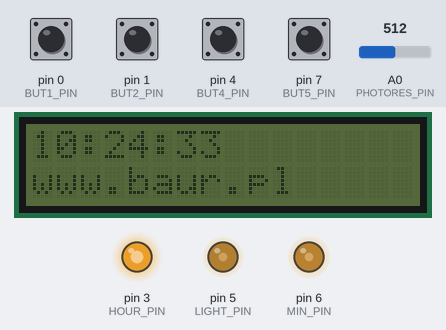
Recording of a sketch running on a simulated Arduino Uno, built with avr-gcc and run on an emulated ATmega328P. Parts: 16×2 character LCD, output pins drawn as LEDs (lit = HIGH). The inputs (shaded band) are chosen by the test bench; at power-on: pin 0 (BUT1_PIN), pin 1 (BUT2_PIN), pin 4 (BUT4_PIN), pin 7 (BUT5_PIN) HIGH, A0 (PHOTORES_PIN) = 512. The local clock reads 2024-03-15 10:24:30 at power-on unless the sketch sets it.

Above: at 3.2 s.
3.3 s: pin 7 (BUT5_PIN) pulled LOW for 1.25 s
At 4.5 s:
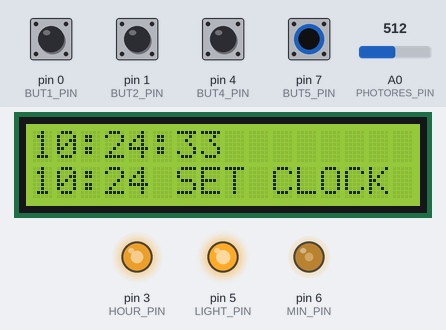
6.0 s: pin 1 (BUT2_PIN) pulled LOW for 1.25 s
At 6.6 s:
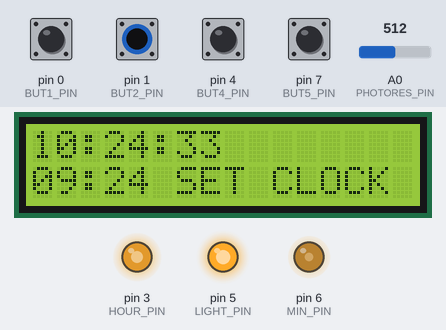
8.7 s: pin 7 (BUT5_PIN) pulled LOW for 1.25 s
At 9.5 s:
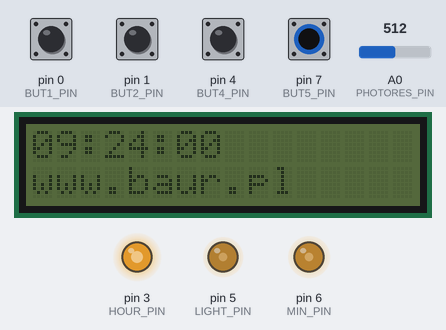
14.0 s: A0 (PHOTORES_PIN) set to 716
At 15.7 s:
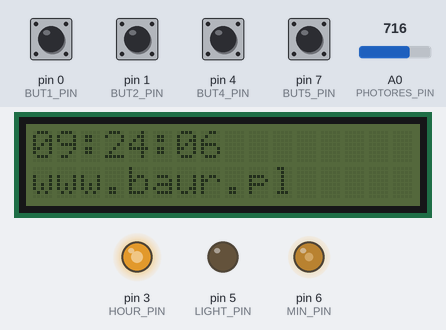
18.1 s: A0 (PHOTORES_PIN) set to 306
At 19.6 s:
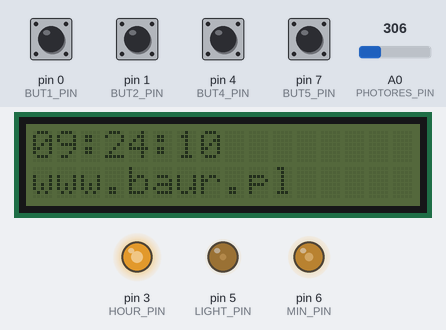
22.2 s: A0 (PHOTORES_PIN) set to 122
At 23.5 s:
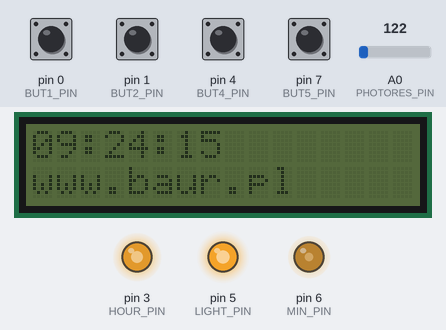
Timing chart, 0 to 25.2 s (numbered marks = the images above; inputs shaded):
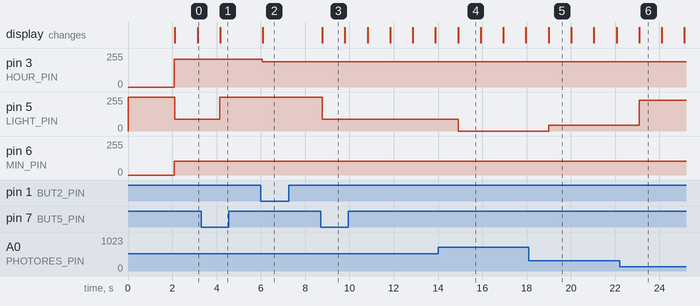

Measured:
- after the input at 3.3 s, pin 5 (LIGHT_PIN): 88/255 → 255/255 after 0.84 s; the display: changes after 0.86 s (image 1)
- after the input at 6.0 s, pin 3 (HOUR_PIN): 210/255 → 189/255 after 0.06 s; the display: changes after 0.08 s (image 2)
- after the input at 8.7 s, pin 5 (LIGHT_PIN): 255/255 → 88/255 after 0.08 s; the display: changes after 0.08 s (image 3)
- after the input at 14.0 s, pin 5 (LIGHT_PIN): 88/255 → 0/255 after 0.91 s
- after the input at 18.1 s, pin 5 (LIGHT_PIN): 0/255 → 42/255 after 0.90 s
- after the input at 22.2 s, pin 5 (LIGHT_PIN): 42/255 → 230/255 after 0.88 s
- what the display in image 3 shows lasts 1.0 s, from 8.8 s to 9.8 s

The sketch:

analog_Voltometer_clock.ino
```cpp
// to indicate that port b will not be used for pin change interrupts
#define NO_PORTB_PINCHANGES
// to indicate that port c will not be used for pin change interrupts
#define NO_PORTC_PINCHANGES

//biblioteka przerwań pin change
#include <PinChangeInt.h>

//biblioteki do obsługi zegara RTC
#include <Wire.h>
#include <DS1307RTC.h>
#include <Time.h>

//biblioteki wyświetlacza LCD
#include <LiquidCrystal_I2C.h> // biblioteka I2C dla LCD
LiquidCrystal_I2C lcd(0x27, 2, 1, 0, 4, 5, 6, 7, 3, POSITIVE);  // Ustawienie adresu ukladu na 0x27

const int PHOTORES_PIN=A0;     //pin, pod który podłączony jest fotorezystor
const int LIGHT_PIN=5;         //pin, pod który podłączona jest baza tranzystora PNP
const int HOUR_PIN=3;          //pin, pod który podłączony jest woltomierz pokazujący godzinę
const int MIN_PIN=6;           //pin, pod który podłączony jest woltomierz pokazujący minuty
const int BUT1_PIN=0;          //przycisk +1H
const int BUT2_PIN=1;          //przycisk -1H
const int BUT3_PIN=2;          //przycisk +1M
const int BUT4_PIN=4;          //przycisk -1M
const int BUT5_PIN=7;          //przycisk włączenia trybu zmiany godziny
const int DAYLIGHT_VALUE=600;  //do jakiego odczytu traktujemy jako "dzień" - czyli nie zapalamy diod
const int NIGHTLIGHT_VALUE=850;//jaką wartość minimalną osiąga odczyt - wartość w całkowicie ciemnym pomieszczeniu
bool change_time=false;        //flaga trybu zmiany czasu
bool updatetoRTC=false;        //flaga przesłania nowej godziny do zegara
bool getfromRTC=false;         //flaga odczytania godziny z zegara do zmiennej
int h_temp=0;                  //tymczasowa godzina - do trybu zmiany czasu
int m_temp=0;                  //tymczasowa minuta - do trybu zmiany czasu

void wait(int miliseconds)
{//funkcja do debounce, nie korzystająca z przerwań
  for(int i=0;i<miliseconds;i++)
  {
    delayMicroseconds(1000);
  }
}

void enabletimechange()
{//obsługa przycisku 5
  wait(50);//debounce
  if(change_time)
  {//jeżeli jesteśmy w trybie zmiany godziny
    change_time=false;  //wyłącz tryb zmiany godziny
    digitalWrite(LIGHT_PIN,HIGH);
    updatetoRTC=true;   //ustaw flagę sygnalizującą wgranie nowej godziny do układu
  }
  else
  {//jeżeli nie jesteśmy w trybie zmiany godziny
    change_time=true;  //włącz tryb zmiany godziny
    getfromRTC=true;   //ustaw flagę sygnalizującą konieczność odczytania godziny z układu do zmiennej lokalnej
  }
}

void plushour()
{//obsługa przycisku 1
  wait(50);//debounce
  if(change_time)
  {//jesteśmy w trybie zmiany czasu
    h_temp++;    //zmień godzinę
    if(h_temp>23)
    {//zapewnia zapętlenie, 22<->23<->0<->1
      h_temp=0;
    }
  }
}

void minushour()
{//obsługa przycisku 2
  wait(50);//debounce
  if(change_time)
  {//jesteśmy w trybie zmiany czasu
    h_temp--;    //zmień godzinę
    if(h_temp<0)
    {//zapewnia zapętlenie, 22<->23<->0<->1
      h_temp=23;
    }
  }
}

void plusminute()
{//obsługa przycisku 3
  wait(50);//debounce
  if(change_time)
  {//jesteśmy w trybie zmiany czasu
    m_temp++;    //zmień godzinę
    if(m_temp>59)
    {//zapewnia zapętlenie, 58<->59<->0<->1
      m_temp=0;
    }
  }
}

void minusminute()
{//obsługa przycisku 4
  wait(50);//debounce
  if(change_time)
  {//jesteśmy w trybie zmiany czasu
    m_temp--;    //zmień godzinę
    if(m_temp<0)
    {//zapewnia zapętlenie, 58<->59<->0<->1
      m_temp=59;
    }
  }
}

void setup()
{//deklaracje pinów, podpięcia przerwań pod piny przycisków
  pinMode(PHOTORES_PIN,INPUT);
  pinMode(LIGHT_PIN,OUTPUT);
  pinMode(HOUR_PIN,OUTPUT);
  pinMode(MIN_PIN,OUTPUT);
  pinMode(BUT1_PIN,INPUT_PULLUP);
  PCintPort::attachInterrupt(BUT1_PIN, &plushour, FALLING);
  pinMode(BUT2_PIN,INPUT_PULLUP);
  PCintPort::attachInterrupt(BUT2_PIN, &minushour, FALLING);
  pinMode(BUT3_PIN,INPUT_PULLUP);
  PCintPort::attachInterrupt(BUT3_PIN, &plusminute, FALLING);
  pinMode(BUT4_PIN,INPUT_PULLUP);
  PCintPort::attachInterrupt(BUT4_PIN, &minusminute, FALLING);
  pinMode(BUT5_PIN,INPUT_PULLUP);
  PCintPort::attachInterrupt(BUT5_PIN, &enabletimechange, FALLING);
  digitalWrite(LIGHT_PIN,HIGH);

  lcd.begin(16,2);       // Inicjalizacja LCD 2x16
  lcd.backlight();       // załączenie podwietlenia
  lcd.setCursor(0,0);    // Ustawienie kursora w pozycji 0,0 (pierwszy wiersz, pierwsza kolumna)
  lcd.print("Inicjalizacja...");
  lcd.setCursor(0,1);    // Ustawienie kursora w pozycji 0,0 (drugi wiersz, pierwsza kolumna)
  lcd.print("www.baur.pl");
  delay(2000);
  lcd.noBacklight();     // wyłączenie podwietlenia
  lcd.clear();
}

void loop()
{
  if(getfromRTC)
  {//jeżeli należy pobrać godzinę z układu do zmiennej lokalnej
    getfromRTC=false;  //reset flagi
    tmElements_t tm;
    RTC.read(tm);      //pobranie godziny
    h_temp=tm.Hour;
    m_temp=tm.Minute;  //podstawienie jej do zmiennych lokalnych
  }
  if(updatetoRTC)
  {//jeżeli należy wysłać nową godzinę do układu
    updatetoRTC=false;  //reset flagi
    tmElements_t tm;
    tm.Hour=h_temp;
    tm.Minute=m_temp;   //przygotowanie danych do wysłania
    RTC.write(tm);      //wysłanie danych do układu
    lcd.clear();        //wyczyszczenie wyświetlacza LCD
  }
  if(change_time)
  {//jesteśmy w trybie zmiany czasu
    digitalWrite(LIGHT_PIN,HIGH); //zapal diodę - sygnalizacja trybu zmiany godziny
    show(h_temp,m_temp); //wyświetl tymczasową godzinę

    lcd.backlight();    // załączenie podwietlenia
    lcd.setCursor(0,1); // Ustawienie kursora w pozycji 0,0 (pierwszy wiersz, pierwsza kolumna)
    print2digits(h_temp);
    lcd.write(':');
    print2digits(m_temp);
    lcd.write(" SET CLOCK");
  }
  else
  {//jeżeli jesteśmy w trybie wyświetlania czasu
    update();            //wyświetl aktualną godzinę
    setlight();          //dostosuj podświetlenie
    int count=1;
    for(int i=0;i<count;i++)
    {//odczekaj 15 sekund, ale przerwij czekanie jeżeli w trakcie tych 15 sekund układ wejdzie w tryb zmiany godziny
      if(change_time)
      {
        break;
      }
      else
      {
        delay(1000);
      }
    }
  }
}

void update(void)
{//funkcja pobiera godzinę z RTC i przekazuje ją do funkcji show do wyświetlenia
  tmElements_t tm;
  if (RTC.read(tm))
  {
    show(tm.Hour,tm.Minute);

    lcd.noBacklight();     // wyłączenie podwietlenia
    lcd.setCursor(0,0); // Ustawienie kursora w pozycji 0,0 (pierwszy wiersz, pierwsza kolumna)
    print2digits(tm.Hour);
    lcd.write(':');
    print2digits(tm.Minute);
    lcd.write(':');
    print2digits(tm.Second);

    lcd.setCursor(0,1); //Ustawienie kursora w pozycji 0,1 (drugi wiersz, pierwsza kolumna)
    lcd.write("www.baur.pl");
  }
}

void show(int h,int m)
{//funkcja wyświetlająca godzinę
  h=h%12;
  h=h*10;
  h=h+(map(m,0,60,0,10));
  h-=5;
  if(h<0)
  {
    h+=5;
    h=abs(h);
    h+=115;
  }
  analogWrite(HOUR_PIN,map(h,0,120,0,255));
  analogWrite(MIN_PIN,map(m,0,60,0,255));
}

void setlight(void)
{//funkcja ustalająca podświetlenie zegarów
  int light=analogRead(PHOTORES_PIN);
  if(light<DAYLIGHT_VALUE)
  {//jeżeli odczytana wartość jest poniżej progu zapalającego diody - wylicz wartość PWM i podaj ją na diody
    analogWrite(LIGHT_PIN,map(light,NIGHTLIGHT_VALUE,DAYLIGHT_VALUE,0,255));
  }
  else
  {//jeżeli wartość jest powyżej progu - wyłącz diody
    digitalWrite(LIGHT_PIN,LOW);
  }
}

void print2digits(int number) {
  if (number >= 0 && number < 10) {
    lcd.write('0');
  }
  lcd.print(number);
}
```
